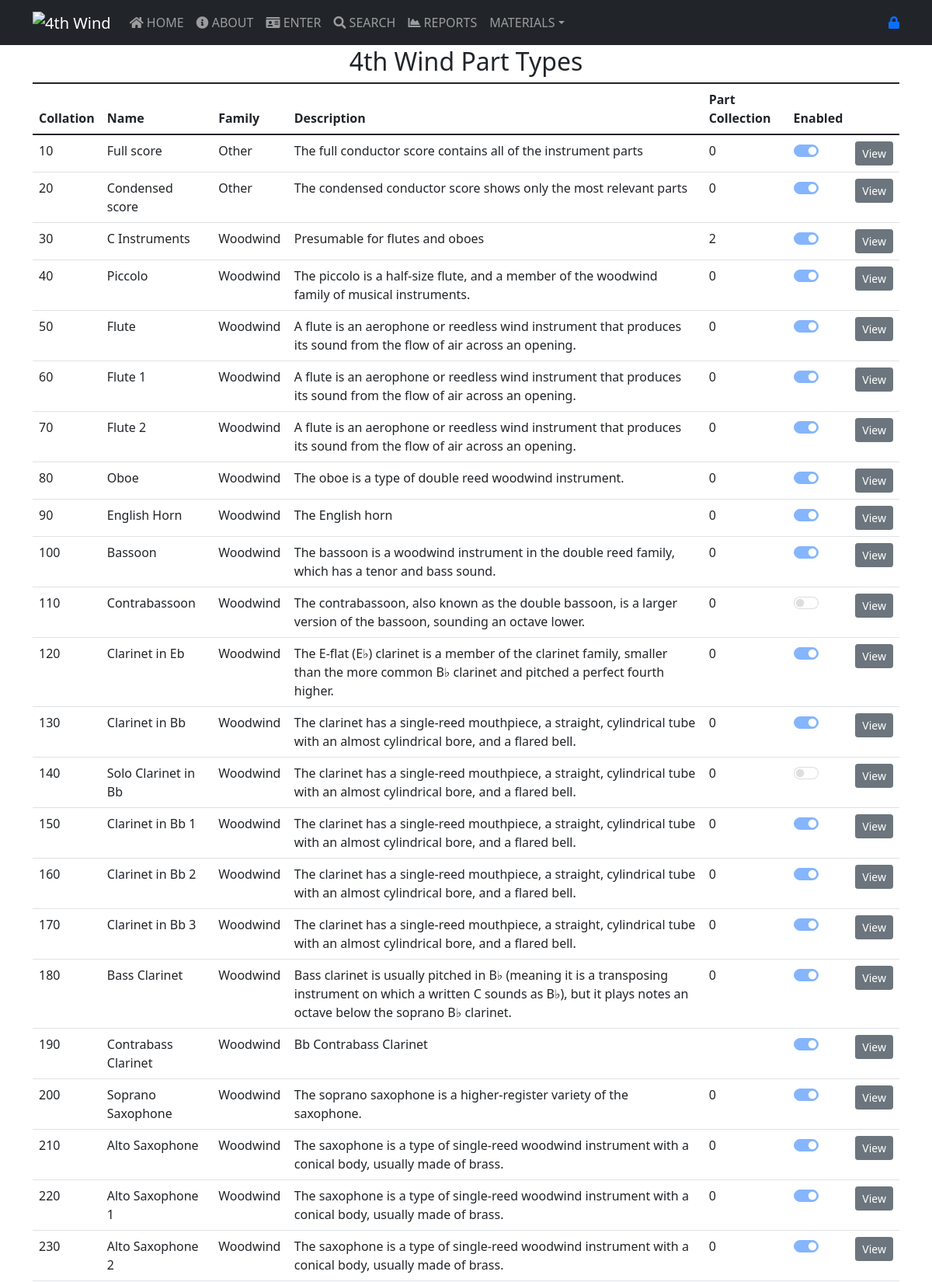
Screenshot of /parttypes.php (upper part) with the database file from the repository.
### tables this page shows
CREATE TABLE `part_types` (
  `id_part_type` int(10) UNSIGNED NOT NULL COMMENT 'The ID of this part type.',
  `collation` int(10) UNSIGNED NOT NULL COMMENT 'Orchestra score order',
  `name` varchar(255) NOT NULL DEFAULT '' COMMENT 'The name of the type of part, for example Trumpet 1',
  `description` varchar(2048) DEFAULT NULL COMMENT 'Longer description of the type of part',
  `family` varchar(128) NOT NULL COMMENT 'Woodwind, brass, percussion, strings, etc.',
  `is_part_collection` int(10) UNSIGNED DEFAULT NULL COMMENT 'If this part is more than one instrument this is the ID of the collection',
  `enabled` int(11) UNSIGNED NOT NULL DEFAULT 0 COMMENT 'Set to 1 to enable this part type'
);

### parttypes.php (the view, shortened to what this page needs)
<?php
  require_once("includes/header.php");
  require_once("includes/navbar.php");
?>
<main role="main">
    <div class="container">
        <h2 align="center"><?php echo ORGNAME ?> Part Types</h2>
        <div id="part_type_table">
        <?php
        echo '            <div class="panel panel-default">
               <div class="table-repsonsive">
                    <table class="table table-hover">
                    <caption class="title">Available part types</caption>
                    <thead>
                    <tr>
                        <th>Collation</th>
                        <th>Name</th>
                        <th>Family</th>
                        <th>Description</th>
                        <th>Part Collection</th>
                        <th>Enabled</th>
                    </tr>
                    </thead>
                    <tbody>';
        $f_link = f_sqlConnect(DB_HOST, DB_USER, DB_PASS, DB_NAME);
        $sql = "SELECT * FROM part_types ORDER BY collation;";
        $res = mysqli_query($f_link, $sql) or die('Error: ' . mysqli_error($f_link));
        while ($rowList = mysqli_fetch_array($res)) {
            $id_part_type = $rowList['id_part_type'];
            $collation = $rowList['collation'];
            $name = $rowList['name'];
            $family = $rowList['family'];
            $description = $rowList['description'];
            $is_part_collection = $rowList['is_part_collection'];
            $enabled = $rowList['enabled'];
            echo '<tr>
                        <td>'.$collation.'</td>
                        <td>'.$name.'</td>
                        <td>'.$family.'</td>
                        <td>'.$description.'</td>
                        <td>'.$is_part_collection.'</td>
                        <td><div class="form-check form-switch">
                        <input class="form-check-input" type="checkbox" role="switch" id="typeEnabled" disabled '. (($enabled == 1) ? "checked" : "") .'>
                        </div></td>';
            echo '
                        <td><input type="button" name="view" value="View" id="'.$id_part_type.'" class="btn btn-secondary btn-sm view_data" /></td>
                    </tr>
                    ';
        }
        echo '
                    </tbody>
                    </table>
                </div>
            </div>
           ';
        ?>
    </div>
</main>
</body>
</html>

### includes/header.php (style rules this page uses)
body { padding-top: 60px; }

### rows the page displays
part_types: collation "10", name "Full score", family "Other", description "The full conductor score contains all of the instrument parts", is_part_collection "0", enabled "☑"
part_types: collation "20", name "Condensed score", family "Other", description "The condensed conductor score shows only the most relevant parts", is_part_collection "0", enabled "☑"
part_types: collation "30", name "C Instruments", family "Woodwind", description "Presumable for flutes and oboes", is_part_collection "2", enabled "☑"
part_types: collation "40", name "Piccolo", family "Woodwind", description "The piccolo is a half-size flute, and a member of the woodwind family of musical instruments.", is_part_collection "0", enabled "☑"
part_types: collation "50", name "Flute", family "Woodwind", description "A flute is an aerophone or reedless wind instrument that produces its sound from the flow of air across an opening.", is_part_collection "0", enabled "☑"
part_types: collation "60", name "Flute 1", family "Woodwind", description "A flute is an aerophone or reedless wind instrument that produces its sound from the flow of air across an opening.", is_part_collection "0", enabled "☑"
part_types: collation "70", name "Flute 2", family "Woodwind", description "A flute is an aerophone or reedless wind instrument that produces its sound from the flow of air across an opening.", is_part_collection "0", enabled "☑"
part_types: collation "80", name "Oboe", family "Woodwind", description "The oboe is a type of double reed woodwind instrument.", is_part_collection "0", enabled "☑"
part_types: collation "90", name "English Horn", family "Woodwind", description "The English horn", is_part_collection "0", enabled "☑"
part_types: collation "100", name "Bassoon", family "Woodwind", description "The bassoon is a woodwind instrument in the double reed family, which has a tenor and bass sound.", is_part_collection "0", enabled "☑"
part_types: collation "110", name "Contrabassoon", family "Woodwind", description "The contrabassoon, also known as the double bassoon, is a larger version of the bassoon, sounding an octave lower.", is_part_collection "0"
part_types: collation "120", name "Clarinet in Eb", family "Woodwind", description "The E-flat (E♭) clarinet is a member of the clarinet family, smaller than the more common B♭ clarinet and pitched a perfect fourth higher.", is_part_collection "0", enabled "☑"
part_types: collation "130", name "Clarinet in Bb", family "Woodwind", description "The clarinet has a single-reed mouthpiece, a straight, cylindrical tube with an almost cylindrical bore, and a flared bell.", is_part_collection "0", enabled "☑"
part_types: collation "140", name "Solo Clarinet in Bb", family "Woodwind", description "The clarinet has a single-reed mouthpiece, a straight, cylindrical tube with an almost cylindrical bore, and a flared bell.", is_part_collection "0"
part_types: collation "150", name "Clarinet in Bb 1", family "Woodwind", description "The clarinet has a single-reed mouthpiece, a straight, cylindrical tube with an almost cylindrical bore, and a flared bell.", is_part_collection "0", enabled "☑"
part_types: collation "160", name "Clarinet in Bb 2", family "Woodwind", description "The clarinet has a single-reed mouthpiece, a straight, cylindrical tube with an almost cylindrical bore, and a flared bell.", is_part_collection "0", enabled "☑"
part_types: collation "170", name "Clarinet in Bb 3", family "Woodwind", description "The clarinet has a single-reed mouthpiece, a straight, cylindrical tube with an almost cylindrical bore, and a flared bell.", is_part_collection "0", enabled "☑"
part_types: collation "180", name "Bass Clarinet", family "Woodwind", description "Bass clarinet is usually pitched in B♭ (meaning it is a transposing instrument on which a written C sounds as B♭), but it plays notes an octave below the soprano B♭ clarinet.", is_part_collection "0", enabled "☑"
part_types: collation "190", name "Contrabass Clarinet", family "Woodwind", description "Bb Contrabass Clarinet", enabled "☑"
part_types: collation "200", name "Soprano Saxophone", family "Woodwind", description "The soprano saxophone is a higher-register variety of the saxophone.", is_part_collection "0", enabled "☑"
part_types: collation "210", name "Alto Saxophone", family "Woodwind", description "The saxophone is a type of single-reed woodwind instrument with a conical body, usually made of brass.", is_part_collection "0", enabled "☑"
part_types: collation "220", name "Alto Saxophone 1", family "Woodwind", description "The saxophone is a type of single-reed woodwind instrument with a conical body, usually made of brass.", is_part_collection "0", enabled "☑"
part_types: collation "230", name "Alto Saxophone 2", family "Woodwind", description "The saxophone is a type of single-reed woodwind instrument with a conical body, usually made of brass.", is_part_collection "0", enabled "☑"

### other values shown
ORGNAME "4th Wind"
